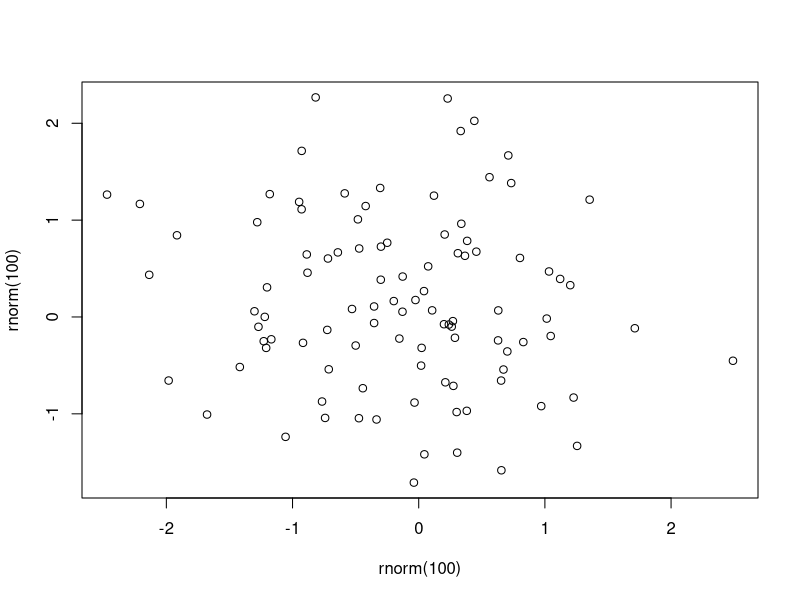

The R script that drew this image:
## ---- chunk 1
  plot(rnorm(100), rnorm(100))
